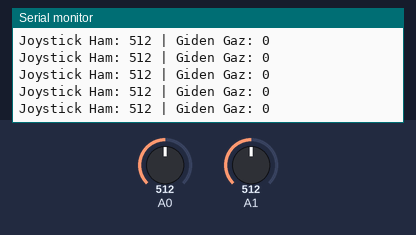
Bench run of a sketch on a simulated Arduino Uno, built with avr-gcc and run on an emulated ATmega328P. On the bench: the last lines printed to the serial monitor. The test bench sets the inputs (shaded band); at power-on: A1 = 512, A0 = 512. No radio packets arrive unless stated.

Above: at 1.2 s.
1.3 s: A1 set to 716
At 1.9 s:
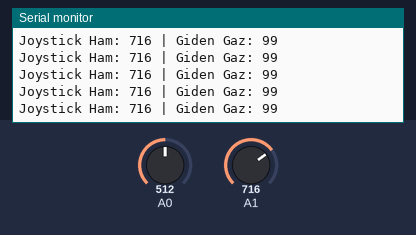
4.3 s: A1 set to 511
At 5.0 s:
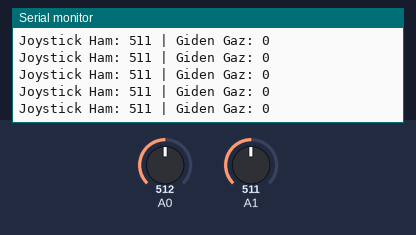
7.3 s: A1 set to 0
At 8.1 s:
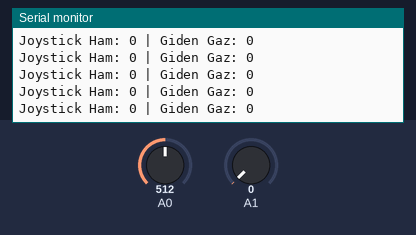
10.3 s: A1 set to 716
At 11.2 s:
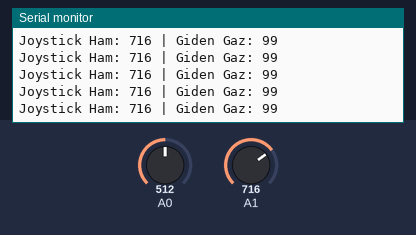
13.3 s: A1 set to 900
At 14.3 s:
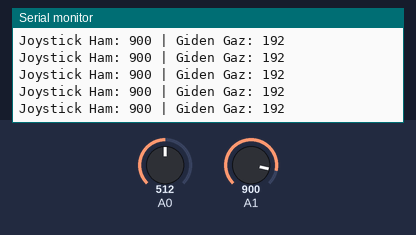
16.3 s: A1 set to 1023
At 17.2 s:
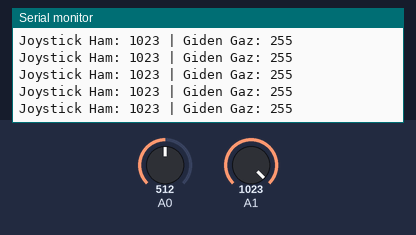
Timing chart, 0 to 19.3 s (numbered marks = the images above; inputs shaded):
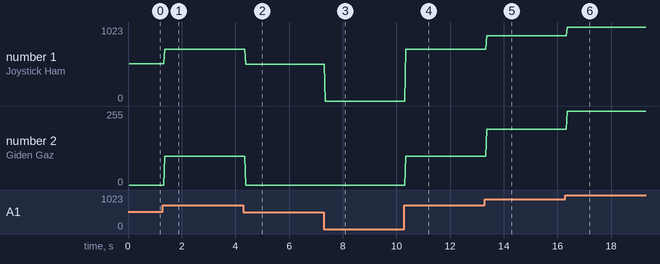

Measured:
- after the input at 1.3 s, the serial monitor: prints a new line after 0.06 s (image 1)
- after the input at 4.3 s, the serial monitor: prints a new line after 0.08 s (image 2)
- after the input at 7.3 s, the serial monitor: prints a new line after 0.05 s (image 3)
- after the input at 10.3 s, the serial monitor: prints a new line after 0.05 s (image 4)
- after the input at 13.3 s, the serial monitor: prints a new line after 0.07 s (image 5)
- after the input at 16.3 s, the serial monitor: prints a new line after 0.06 s (image 6)
- plotted number 1: 512 → 716 after the input at 1.3 s, 716 → 511 after the input at 4.3 s, 0 → 716 after the input at 10.3 s, 716 → 900 after the input at 13.3 s, 900 → 1023 after the input at 16.3 s
- plotted number 2: 0 → 99 after the input at 1.3 s, 0 → 99 after the input at 10.3 s, 99 → 192 after the input at 13.3 s, 192 → 255 after the input at 16.3 s

The sketch:

Transciever_TX.ino
```cpp
#include <SPI.h>
#include "RF24.h"

// --- DONANIM AYARLARI ---
// nRF24L01 Bağlantıları: CE -> D7, CSN -> D8
RF24 radio(7, 8);

const byte address[6] = "00001";

// Veri Paketi Yapısı
struct JoystickData {
  byte throttle_value; // Gaz
  byte y_aux_value;    // Yardımcı
};

// İşte 'data' değişkenini burada global olarak tanımlıyoruz:
JoystickData data;

void setup() {
  Serial.begin(9600);

  if (!radio.begin()) {
    Serial.println(F("Radyo baslatilamadi! Kablolari kontrol et."));
    while (1);
  }

  // Adaptörsüz kullanım için güvenli ayarlar
  radio.setPALevel(RF24_PA_MIN);
  radio.setDataRate(RF24_1MBPS);

  radio.openWritingPipe(address);
  radio.stopListening();

  Serial.println(F("Sistem Hazir. Joystick Ortada=0, Ileri=Gaz."));
}

void loop() {
  // Joystick okumaları
  int raw_throttle = analogRead(A1);
  int raw_aux = analogRead(A0);

  // --- YENİ GAZ MANTIĞI ---
  // Joystick Yönü Doğru (İleri itince sayı artıyor) varsayımıyla:
  // Merkez (512) ve Geri (<512) -> MOTOR DURUR (0)
  // İleri (>520) -> MOTOR HIZLANIR (0-255)

  if (raw_throttle < 520) {
    // Joystick ortada veya geriye çekili: Gazı Kes
    data.throttle_value = 0;
  }
  else {
    // Joystick ileri itiliyor:
    // 520 ile 1023 arasını -> 0 ile 255 arasına çevir
    data.throttle_value = map(raw_throttle, 520, 1023, 0, 255);
  }

  // Yardımcı eksen (olduğu gibi kalsın)
  data.y_aux_value = map(raw_aux, 0, 1023, 0, 255);

  // --- DEBUG EKRANI ---
  // Buradan kontrol et: Bırakınca "Giden Gaz: 0" yazmalı.
  Serial.print("Joystick Ham: ");
  Serial.print(raw_throttle);
  Serial.print(" | Giden Gaz: ");
  Serial.println(data.throttle_value);

  // Gönder
  radio.write(&data, sizeof(data));

  delay(20);
}
```
